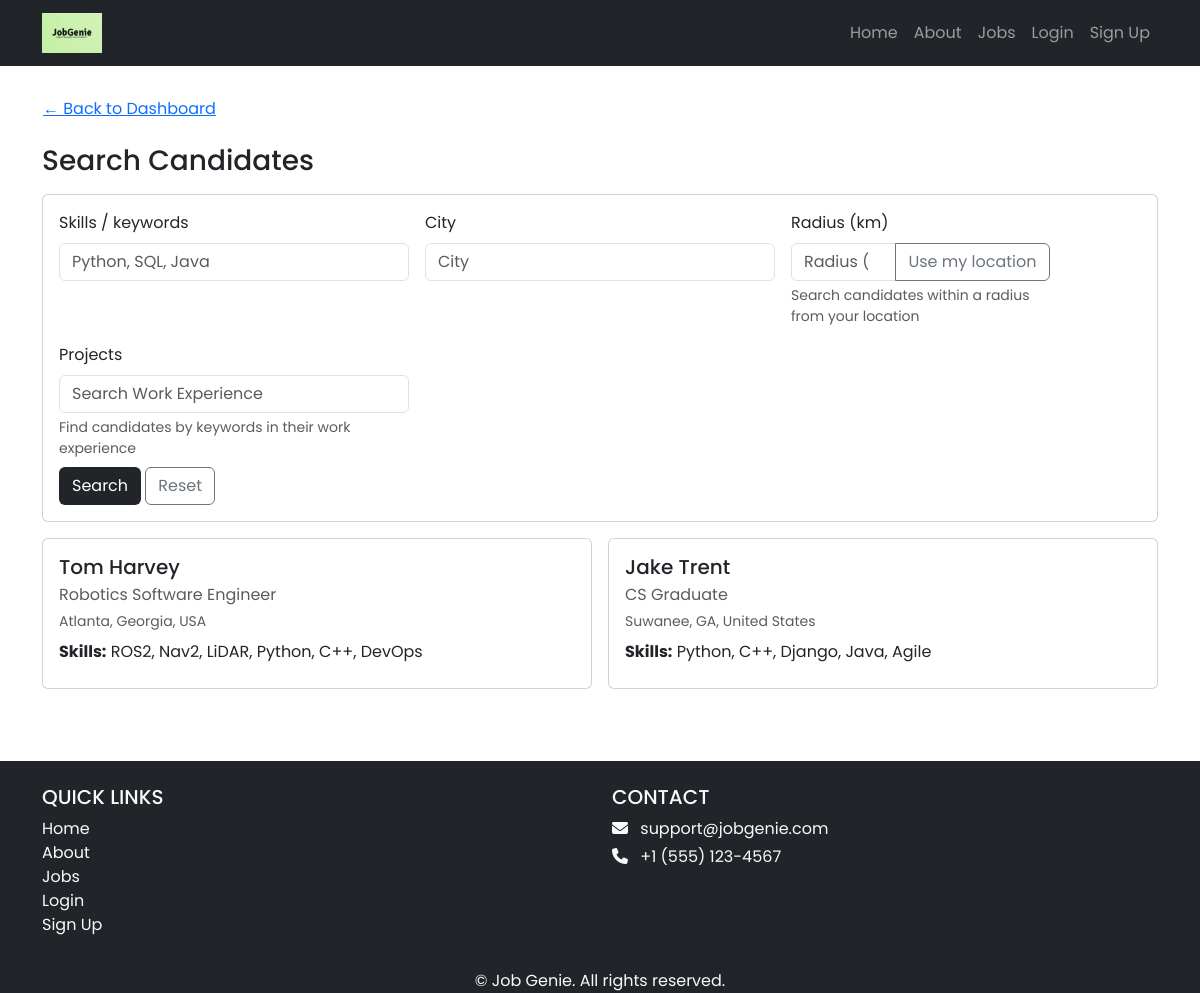
The page /recruiters/candidates/ on the database its author committed.
### profiles/models.py (models this page shows, shortened)
class JobSeekerProfile(models.Model):
    first_name = models.CharField(max_length=255, default='Unknown')
    last_name = models.CharField(max_length=255, default='Unknown')
    user = models.OneToOneField(User, on_delete=models.CASCADE)
    headline = models.CharField(max_length=255)
    skills = models.TextField()
    education = models.TextField()
    work_experience = models.TextField()
    links = models.TextField(blank=True)
    is_public = models.BooleanField(default=True)  # privacy
    address = models.CharField(max_length=255, blank=True)
    city = models.CharField(max_length=100, blank=True)
    state = models.CharField(max_length=100, blank=True)
    postal_code = models.CharField(max_length=20, blank=True)
    country = models.CharField(max_length=100, blank=True)
    lat = models.FloatField(null=True, blank=True)
    lng = models.FloatField(null=True, blank=True)

### recruiters/views.py (the view, shortened to what this page needs)
# urls.py: path("candidates/", CandidateSearchView.as_view(), name="candidate_search"),
class CandidateSearchView(ListView):
    template_name = "recruiters/candidate_search.html"
    context_object_name = "candidates"
    paginate_by = 20
    def get_queryset(self):
        g = self.request.GET
        qs = (
            JobSeekerProfile.objects
            .filter(is_public=True)
            .order_by("last_name", "first_name")
        )
        skill_tokens = _tokens(g.get("skills"))
        loc = g.get("city")
        if loc:
            qs = qs.filter(
                Q(city__icontains=loc) |
                Q(state__icontains=loc) |
                Q(country__icontains=loc)
            )
        proj = g.get("project")
        if proj:
            qs = qs.filter(
                Q(work_experience__icontains=proj) |
                Q(headline__icontains=proj) |
                Q(education__icontains=proj)
            )
        radius = g.get("radius_km", "").strip()
        user_lat = g.get("user_lat")
        user_lng = g.get("user_lng")
        return qs
    def get_context_data(self, **kwargs):
        ctx = super().get_context_data(**kwargs)
        ctx["form"] = CandidateSearchForm(self.request.GET or None)
        return ctx

### recruiters/forms.py
class CandidateSearchForm(forms.Form):
    skills = forms.CharField(
        required=False,
        label="Skills / keywords",
        widget=forms.TextInput(attrs={"class": "form-control", "placeholder": "Python, SQL, Java"})
    )
    city = forms.CharField(
        required=False,
        label="City",
        widget=forms.TextInput(attrs={"class": "form-control", "placeholder": "City"})
    )
    project = forms.CharField(
        required=False,
        label="Work Experience Keyword",
        help_text="Search by roles, descriptions, or project titles",
        widget=forms.TextInput(attrs={
            "class": "form-control",
            "placeholder": "Search work experience (e.g. chatbot, data pipeline, API dev)"
    })
    )

### recruiters/views.py (called while the page is built)
def _tokens(s: str):
    if not s:
        return []
    return [t.strip() for t in re.split(r"[,\s]+", s) if t.strip()]

### recruiters/templates/recruiters/candidate_search.html (shortened to what this page needs)
{% extends "base.html" %}
{% block content %}
<div class="container py-4">
  <a href="{% url 'recruiters:dashboard' %}" class="btn btn-link ps-0 mb-3">← Back to Dashboard</a>
  <h3 class="mb-3">Search Candidates</h3>
    <form method="get" class="mb-3 card p-3">
        <div class="row g-3">
            <div class="col-12 col-md-4">
            <label class="form-label">{{ form.skills.label }}</label>
            {{ form.skills }}
        </div>
        <div class="col-12 col-md-4">
            <label class="form-label">{{ form.city.label }}</label>
            {{ form.city }}
        </div>
        <div class="col-12 col-md-3">
          <label class="form-label">Radius (km)</label>
        <div class="input-group">
          <input type="number" min="1" step="1" class="form-control"
                name="radius_km" value="{{ request.GET.radius_km }}" placeholder="Radius (km)">
          <button type="button" id="useMyLocationBtn" class="btn btn-outline-secondary"
                  style="white-space:nowrap; min-width:110px;">
            Use my location
          </button>
        </div>
        <div class="form-text">Search candidates within a radius from your location</div>
      </div>
        <div class="col-12 col-md-4">
          <label class="form-label">Projects</label>
          <input
            type="text"
            name="project"
            value="{{ request.GET.project }}"
            class="form-control"
            placeholder="Search Work Experience"
          />
          <div class="form-text">Find candidates by keywords in their work experience</div>
        </div>
        <div class="col-12 mt-2">
        <button class="btn bg-dark text-white" type="submit">Search</button>
        <a class="btn btn-outline-secondary" href="{% url 'recruiters:candidate_search' %}">Reset</a>
        </div>
    </div>
    </form>
  {% if candidates %}
    <div class="row row-cols-1 row-cols-md-2 g-3">
      {% for c in candidates %}
        <div class="col">
          <div class="card p-3 h-100">
            <h5 class="mb-1">
              {% if c.first_name or c.last_name %}
                {{ c.first_name }} {{ c.last_name }}
              {% else %}
                {{ c.user.username }}
              {% endif %}
            </h5>
            {% if c.headline %}<div class="text-muted mb-1">{{ c.headline }}</div>{% endif %}
            <div class="small text-muted mb-2">
              {{ c.city }}{% if c.state %}, {{ c.state }}{% endif %}{% if c.country %}, {{ c.country }}{% endif %}
            </div>
            {% if c.skills %}
              <div class="mb-2"><strong>Skills:</strong> {{ c.skills }}</div>
            {% endif %}
          </div>
        </div>
      {% endfor %}
    </div>
  {% else %}
    <div class="alert alert-light border">No candidates with current filters. Try different keywords.</div>
  {% endif %}
</div>
{% endblock %}

### jobgenie/static/css/style.css (style rules this page uses)
body { font-family: 'Poppins', sans-serif; }

### rows shown on the page
JobSeekerProfile: first_name "Tom", last_name "Harvey", headline "Robotics Software Engineer", city "Atlanta", state "Georgia", country "USA", skills "ROS2, Nav2, LiDAR, Python, C++, DevOps"
JobSeekerProfile: first_name "Jake", last_name "Trent", headline "CS Graduate", city "Suwanee", state "GA", country "United States", skills "Python, C++, Django, Java, Agile"
